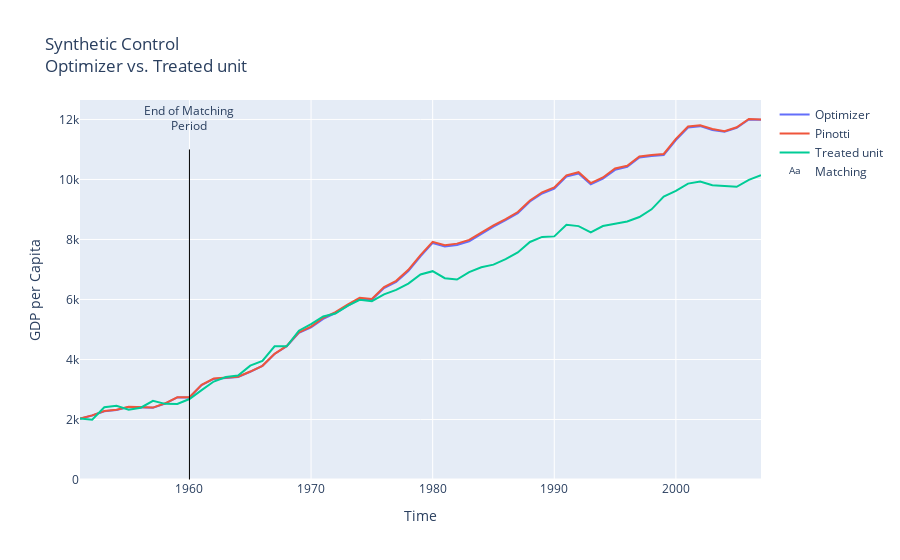

This figure's notebook cell:
### Code cell
y_synth_opt_V = W @ y_control_all
y_pred_opt_V = W @ y_control


fig = go.Figure()
fig.add_trace(go.Scatter(x=list(data.year.unique()), y=y_synth_opt_V,
                    mode='lines', name='Optimizer'))
fig.add_trace(go.Scatter(x=list(data.year.unique()), y=y_synth_paper,
                    mode='lines', name='Pinotti'))
fig.add_trace(go.Scatter(x=list(data.year.unique()), y=y_treat_all[0],
                    mode='lines', name='Treated unit'))
fig.add_shape(dict(type="line", x0=1960, y0=0, x1=1960, y1=11000,
                   line=dict(color="Black", width=1)))

fig.add_trace(go.Scatter(x=[1960], y=[12000], mode="text",
    name="Matching", text=["End of Matching<br>Period"]))

fig.update_layout(title='Synthetic Control<br>Optimizer vs. Treated unit',
                   xaxis_title='Time', yaxis_title='GDP per Capita')
fig.show()

# Static graph only for display on github
fig.show(renderer="png")

print('RMSPE CVXPY with V*: {} \nRMSPE Paper: {}'\
      .format(np.sqrt(np.mean((y_pred_opt_V - y_treat)**2)), 
             np.sqrt(np.mean((y_pred_paper - y_treat)**2))))
